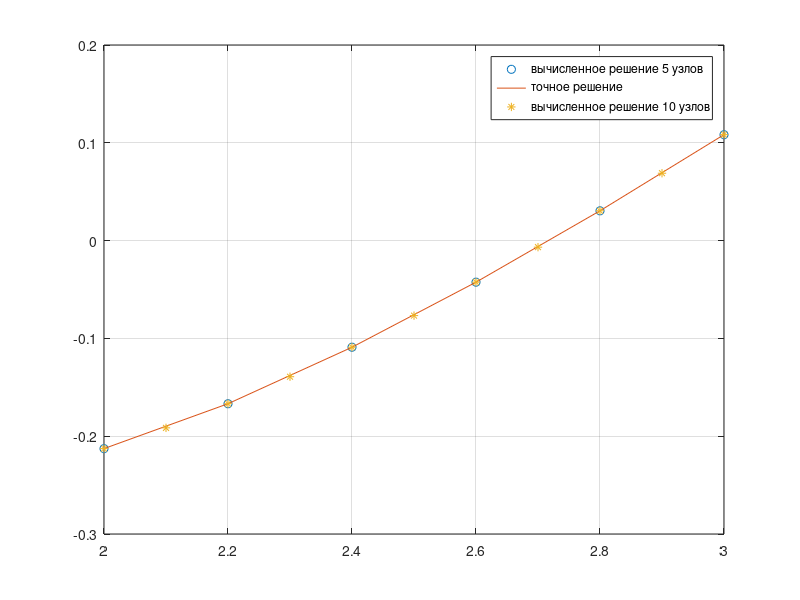
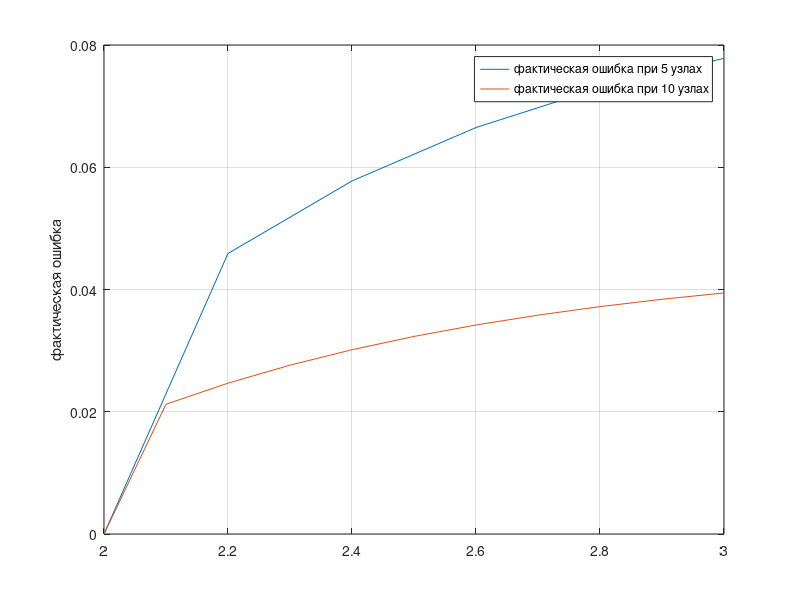
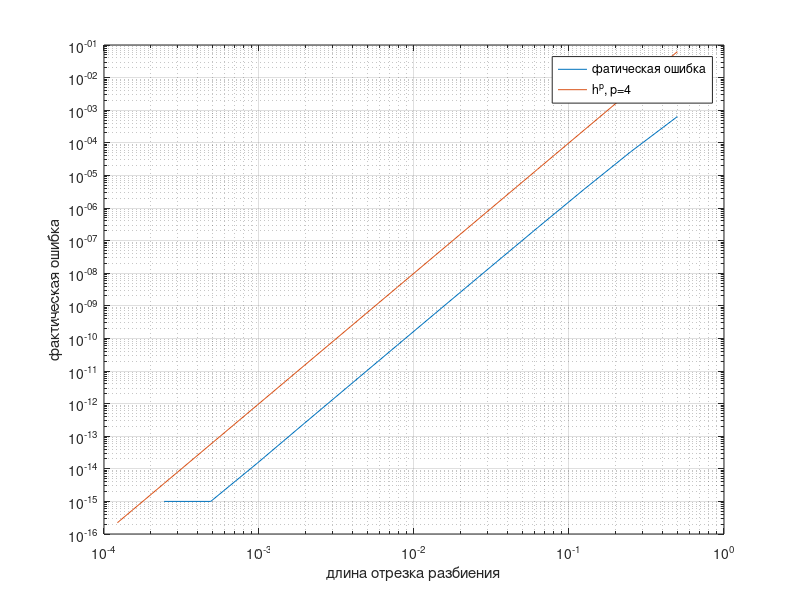
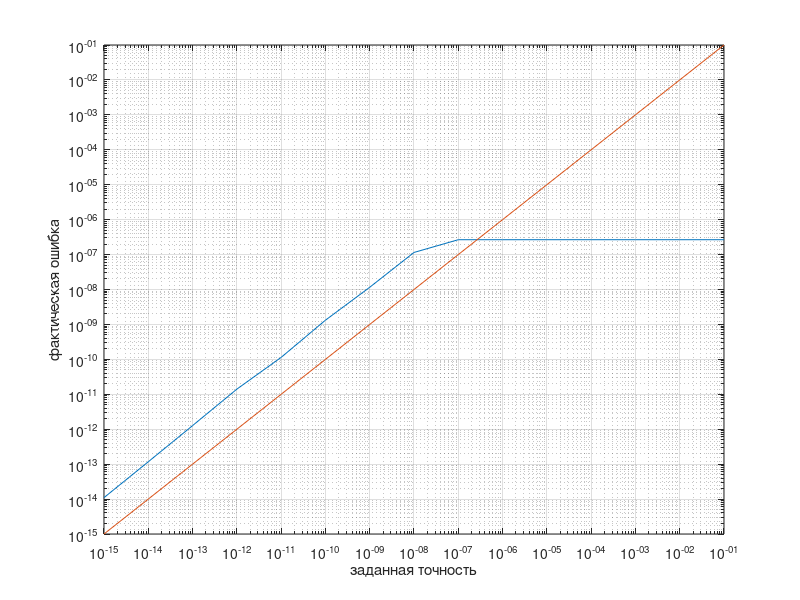

MATLAB code to generate these figures, in order:
figure
solution5 = load("solution5.txt");
solution10 = load("solution10.txt");

plot(solution5(:, 1), solution5(:,2), 'o', solution5(:, 1), solution5(:,3), solution10(:, 1), solution10(:,2), '*');
hold on;
grid on;
legend('вычисленное решение 5 узлов','точное решение', 'вычисленное решение 10 узлов')

figure
plot(solution5(:, 1), solution5(:,4), solution10(:, 1), solution10(:,4))
hold on;
grid on;
legend('фактическая ошибка при 5 узлах','фактическая ошибка при 10 узлах')
ylabel('фактическая ошибка') 

figure
data = load("ERROR.txt");

f =@ (x) (x.^4);
func = f(data(:, 1));
loglog(data(:, 1), data(:,2), data(:, 1), func);
hold on;
grid on;
legend('фатическая ошибка','h^p, p=4')
xlabel('длина отрезка разбиения') 
ylabel('фактическая ошибка') 


figure
accuracy = load("accuracy.txt");
loglog(accuracy(:, 1), accuracy(:,2), accuracy(:, 1), accuracy(:, 1))
hold on;
grid on;
xlabel('заданная точность') 
ylabel('фактическая ошибка') 

figure
iter = load("iter.txt");
semilogx(iter(:, 1), iter(:,2))
hold on;
grid on;
xlabel('заданная точность') 
ylabel('число итераций') 


